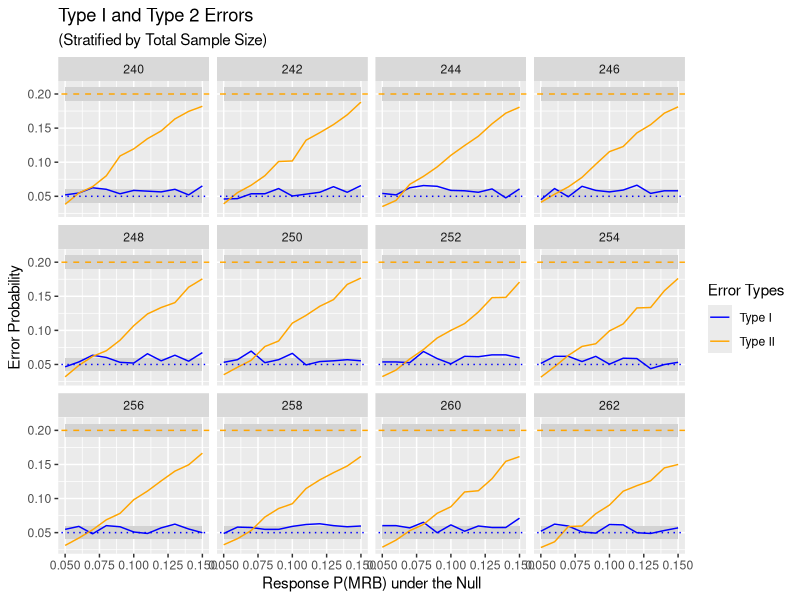
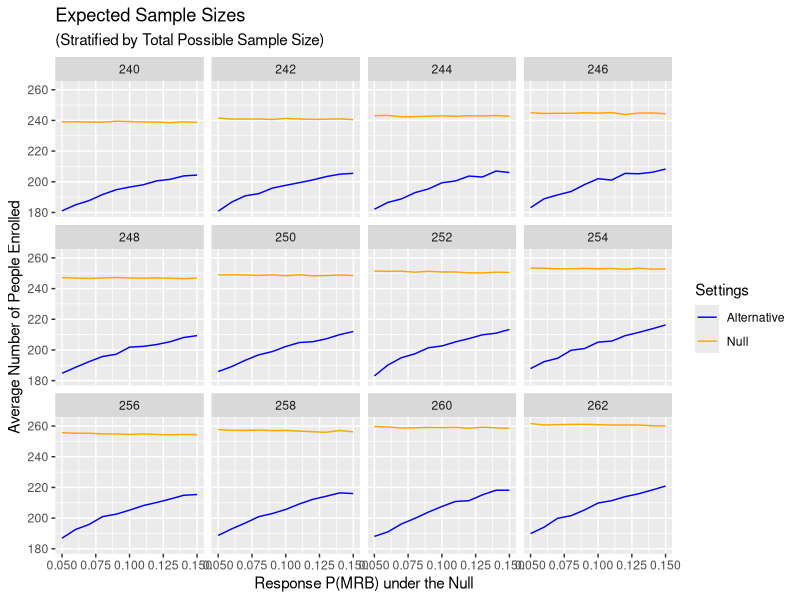

The R source for these figures, in order:
##### Game Plan ####
# Decide deltas/hypothesis situations to test
# This will allow us to decide correct n
# determine ideal number of simulations
# run simulations
# win.

# ---- Determining S ------
m = 0.01
S.power = (1.96/m)^2 *.8*(1-.8); S.power
S.alpha = (1.96/m)^2 *.95*(1-.95); S.alpha
# implies we need at least 6147 montecarlo runs for power, and 1825 for alpha

# remains to be done: solve for the true margin of error for alpha!!!



trial.sim = function(p.t, p.c, n, S, simulationSettingName= NA, 
                     boundary1 = 0.005, boundary2 = 0.048){
  # p.t is proportion of successes we see on treatment
  # p.c is proportion of successes we see on control.
  # n is the number in each arm (assuming equal arms)
  # S is the number of monte carlo replicates.
  # simulationSetting name is a string that allows us to save the result of the simulation
  results = matrix(NA, nrow= S, ncol = 11)
  colnames(results) = c("replicate", "p.11", "p.12", "Z.1","T.1",
                        "p.21", "p.22","Z.2", "T.2", "reject", "overall.n")
  for(r in 1:S){
    # interim analysis
    #get number of success for the controls
    p.11 = sum(rbinom(n/2, 1, prob = p.c))
    #get number of success for the treatment
    p.12 = sum(rbinom(n/2, 1, prob = p.t))
    
    while(p.11 ==0 & p.12 == 0){
      p.11 = sum(rbinom(n/2, 1, prob = p.c))
      #get number of success for the treatment
      p.12 = sum(rbinom(n/2, 1, prob = p.t))
    }
    # neum = asin(sqrt(p.11/(n/2)))-asin(sqrt(p.12/(n/2)))
    # denom = sqrt(1/(4* n/2)+ 1/(4*n/2))
    # 
    #  Z.1 = abs(neum/denom)
    # #need to perform a two-sided test.
    # pval1 = 2*(1-pnorm(Z.1))
    
    phat1 = p.11/(n/2)
    phat2 = p.12/(n/2)
    
    Z.1 = (phat1 - phat2)/
      sqrt(phat1* (1-phat1)/(n/2) + phat2* (1-phat2)/(n/2))
      
  
    pval1= 2* ( 1- pnorm(abs(Z.1)))
    T.1 = ifelse(pval1< boundary1, 1, 0 )
    # problem with the T.1 being NA right now.
    # using the O'Brien-Fleming boundary
    # 1 for rejecting the null, 0 for failing to reject the null.
    if(T.1 == 0){
      # if we fail to reject the null during the interim analysis:
      p.21 = p.11 + sum(rbinom(n/2, 1, prob = p.c))
      p.22 = p.12 + sum(rbinom(n/2, 1, prob = p.t))
      
      overall.n = 2*n
      
      # neum = asin(sqrt(p.21/n))-asin(sqrt(p.22/n))
      # denom =sqrt(1/(4* n)+ 1/(4*n))
      # 
      # Z.2 = abs(neum/denom)
      # #need to perform a two-sided test.
      
      phat1 = p.21/(n)
      phat2 = p.22/(n)
      
      Z.2 = (phat1 - phat2)/
        sqrt(phat1* (1-phat1)/(n) + phat2* (1-phat2)/(n))
      
      
      pval2= 2* ( 1- pnorm(abs(Z.2)))
      T.2 = ifelse(pval2< boundary2, 1, 0 )
      
      # pval2 = 2*(1-pnorm(Z.2))
      # 
      # T.2 = ifelse(pval2< boundary2, 1, 0 )
      # 
      # T.2 = ifelse(prop.test(x = c(p.21, p.22), n = c(n/2, n/2))$p.value<boundary2,
      #              1, 0)
    }else{
      #rejected the null, found a difference in the interim analysis:
      p.21 = 0
      p.22 = 0
      overall.n = n
      Z.2 = 0
      T.2 = 0
    }
    
    results[r, ] = c(r, p.11, p.12, Z.1, T.1, p.21, p.22, Z.2, T.2, T.1+T.2, overall.n)  
  }
  if(!is.na(simulationSettingName)){
    write.csv(paste0(simulationSettingName, ".csv"))
  }
  return(results)
}




######## Setting 1 #########
#p1 = 0, p2 = .15, sig.level = 0.05, power = 0.80


######## Setting 2 #########
#p1 = .05, p2 = .20, sig.level = 0.05, power = 0.80
power.prop.test(n= NULL, p1 = 0.05, p2 = 0.2,
                sig.level = 0.05, power= 0.80,
                alternative = "two.sided")
# initial n is 76 in each group, 152 total.
# this 38 in each group at the interim, 76 total

set.seed(16)

test2 = ( trial.sim(p.t = 0.2, p.c = 0.05, n = 76, S = ceiling(S.power), 
                    boundary1 = 0.005, boundary2 = 0.048 ))
colMeans(test2[, c("reject", "overall.n")])
#140

set.seed(16); null2 = ( trial.sim(p.t = 0.05, p.c = 0.05, n = 76, S = ceiling(S.alpha), 
                    boundary1 = 0.005, boundary2 = 0.048))
colMeans(null2[, c("reject", "overall.n")])



######## Setting 3 #########

#p1 = .1, p2 = .25, sig.level = 0.05, power = 0.80
power.prop.test(n= NULL, p1 = 0.1, p2 = 0.25,
                sig.level = 0.05, power= 0.80,
                alternative = "two.sided")
# initial n is 100 in each group, 200 total.
# this 50 in each group at the interim, 100 total

set.seed(16); test3 = ( trial.sim(p.t = 0.25, p.c = 0.1, n = 122, S = ceiling(S.power), 
                    boundary1 = 0.005, boundary2 = 0.048 ))
colMeans(test3[, c("reject", "overall.n")])

set.seed(16); null3 = ( trial.sim(p.t = 0.1, p.c = 0.1, n = 122, S = ceiling(S.alpha), 
                                  boundary1 = 0.005, boundary2 = 0.048 ))
colMeans(null3[, c("reject", "overall.n")])



######## Setting 4 #########
#p1 = .15, p2 = .3, sig.level = 0.05, power = 0.80
power.prop.test(n= NULL, p1 = 0.15, p2 = 0.3,
                sig.level = 0.05, power= 0.80,
                alternative = "two.sided")
# initial n is 120 in each group, 240 total.
# this 60 in each group at the interim, 120 total
set.seed(16); test4 = ( trial.sim(p.t = 0.3, p.c = 0.15, n = 120, S = ceiling(S.power), 
                    boundary1 = 0.005, boundary2 = 0.048 ))
colMeans(test4[, c("reject", "overall.n")])


set.seed(16); null4 = ( trial.sim(p.t = 0.3, p.c = 0.3, n = 126, S = ceiling(S.alpha), 
                                  boundary1 = 0.005, boundary2 = 0.048 ))
colMeans(null4[, c("reject", "overall.n")])





######### In conclusion ########
# want to creat a graph that has the various powers and alpha levels
# also varying n 

pcDat = seq(from = 0.05, to = 0.15, by = 0.01)

nChoices = seq(from = 120, to = 131, by = 1); nChoices


finalDataFrame = as.data.frame(matrix(ncol = 6, nrow = length(pcDat)*length(nChoices)))
colnames(finalDataFrame) = c("propNull","expectedSampleAlt","expectedSampleNull", 
                             "typeIError", "power", "trialSize")

iter = 1
set.seed(16)
for (j in 1:length(nChoices)){
  nSize = nChoices[j]
  for(i in 1:length(pcDat)){
    phat = pcDat[i]
    
    alt = trial.sim(p.t = phat+0.15, p.c = phat, n = nSize, S = ceiling(S.power), 
                    boundary1 = 0.01, boundary2 = 0.05 )
    finalDataFrame[iter, c("power", "expectedSampleAlt", "trialSize")]=  
      c(colMeans(alt[, c("reject", "overall.n")]), 2*nSize)
    
    pointNull = trial.sim(p.t = phat, p.c = phat, n = nSize, S = ceiling(S.alpha), 
                          boundary1 = 0.01, boundary2 = 0.05)
    finalDataFrame[iter, c("propNull", "typeIError", "expectedSampleNull")] = 
      c(phat, colMeans(pointNull[,c("reject", "overall.n")]))
    iter = iter+1
  }
}



# 
# 
library(ggplot2)
colors <- c("Type I" = "blue", "Type II" = "orange")

ggplot(data = finalDataFrame, aes(x = propNull))+
  geom_ribbon(aes(ymin = 0.2-m,  ymax = 0.2+m), fill = "lightgrey")+
  geom_abline(intercept = 0.2, slope = 0, color = "orange", linetype = 2) +
  geom_ribbon(aes(ymin = 0.05-m,  ymax = 0.05+m), fill = "lightgrey")+
  geom_line(aes(y = typeIError, color = "Type I"))+
  geom_line(aes(y = 1-power, color = "Type II"))+
  geom_abline(intercept = 0.05, slope = 0, color = "blue", linetype = 3) +
  labs(x = "Response P(MRB) under the Null",
       y = "Error Probability",
       color = "Error Types",
       title = "Type I and Type 2 Errors",
       subtitle = "(Stratified by Total Sample Size)")+
  scale_color_manual(values = colors)+
  facet_wrap(~trialSize)

#ggsave("Errors.png")


colors2 = c("Alternative" = "blue", "Null" = "orange")
ggplot(data = finalDataFrame, aes(x = propNull))+
  geom_line(aes(y = expectedSampleAlt, color = "Alternative"))+
  geom_line(aes(y = expectedSampleNull, color = "Null"))+
  labs(x = "Response P(MRB) under the Null",
       y = "Average Number of People Enrolled",
       color = "Settings",
       title = "Expected Sample Sizes",
       subtitle = "(Stratified by Total Possible Sample Size)")+
  scale_color_manual(values = colors2)+
  facet_wrap(~trialSize)

# ggsave("Expected.sample.sizes.png")
